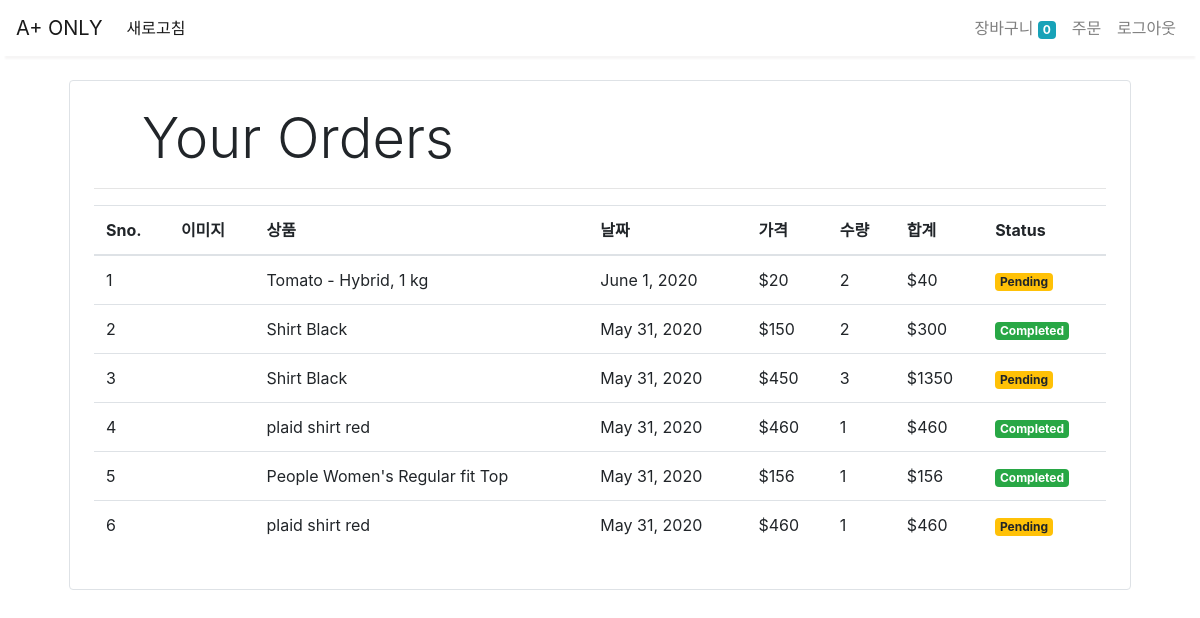
/orders (signed in), run on an earlier commit of the app's database.
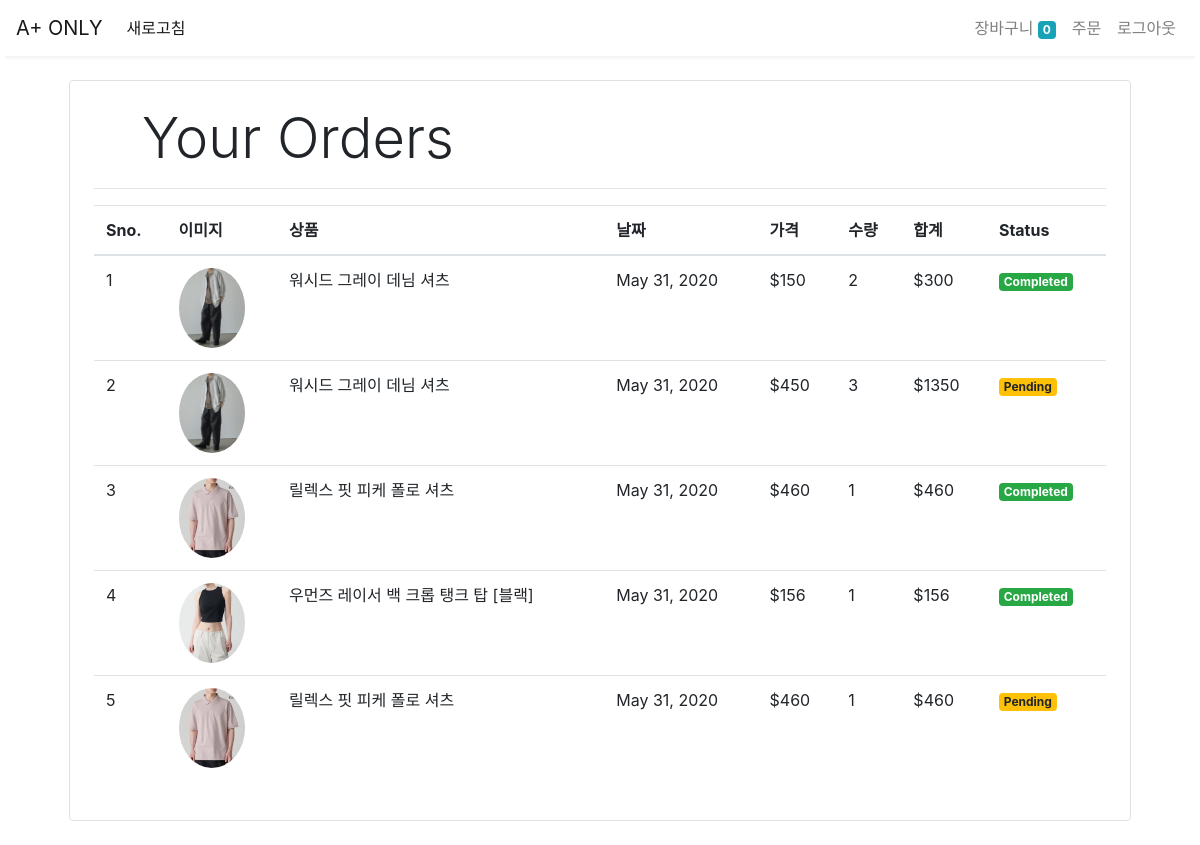
And on a later commit of the database.
### store/models/orders.py (models this page shows, shortened)
class Order(models.Model):
    product = models.ForeignKey(Product,
                                on_delete=models.CASCADE)
    customer = models.ForeignKey(Customer,
                                 on_delete=models.CASCADE)
    quantity = models.IntegerField(default=1)
    price = models.IntegerField()
    address = models.CharField(max_length=50, default='', blank=True)
    phone = models.CharField(max_length=50, default='', blank=True)
    date = models.DateField(default=datetime.datetime.today)
    status = models.BooleanField(default=False)
    @staticmethod
    def get_orders_by_customer(customer_id):
        return Order.objects.filter(customer=customer_id).order_by('-date')

### store/models/product.py (models this page shows, shortened)
class Product(models.Model):
    name = models.CharField(max_length=50)
    price = models.IntegerField(default=0)
    category = models.ForeignKey(Category, on_delete=models.CASCADE, default=1)
    description = models.CharField(max_length=200, default='' , null=True , blank=True)
    image = models.ImageField(upload_to='uploads/products/')

### store/middlewares/auth.py (the view)
    def middleware(request):
        print(request.session.get('customer'))
        returnUrl = request.META['PATH_INFO']
        print(request.META['PATH_INFO'])
        if not request.session.get('customer'):
           return redirect(f'login?return_url={returnUrl}')
        response = get_response(request)
        return response

### store/templatetags/custom_filter.py (called while the page is built)
@register.filter(name='currency')
def currency(number):
    return "$"+str(number)

@register.filter(name='multiply')
def multiply(number , number1):
    return number * number1

### store/views/orders.py (called while the page is built)
    def get(self , request ):
        customer = request.session.get('customer')
        orders = Order.get_orders_by_customer(customer)
        print(orders)
        return render(request , 'orders.html'  , {'orders' : orders})

### store/templates/orders.html (shortened to what this page needs)
{% extends 'base.html' %}
{% block content %}
{% load cart %}
{% load custom_filter %}
<div class="container">
   <div class="border rounded p-4 m-4">
        <p class="display-4 pl-4 ml-4">Your Orders</p>
        <hr>
        <table class="table">
            <thead>
                <tr>
                    <th>Sno.</th>
                    <th>이미지</th>
                    <th>상품</th>
                    <th>날짜</th>
                    <th>가격</th>
                    <th>수량</th>
                    <th>합계</th>
                    <th>Status</th>
                </tr>
            </thead>
            <tbody>
                {% for order in orders %}
                <tr>
                    <td>{{forloop.counter}}</td>
                    <td><img style="height: 80px;" class="rounded-circle" src="{{order.product.image.url}}" alt=""></td>
                    <td>{{order.product.name}}</td>
                    <td>{{order.date}}</td>
                    <td>{{order.price|currency}}</td>
                    <td>{{order.quantity}}</td>
                    <td>{{order.quantity|multiply:order.price|currency}}</td>
                    {% if order.status %}
                    <td><small class="badge badge-success">Completed</small></td>
                    {%else%}
                    <td><small class="badge badge-warning">Pending</small></td>
                    {% endif %}
                </tr>
                {% endfor %}
            </tbody>
        </table>
   </div>
</div>
{% endblock %}

### store/templates/base.html (shortened to what this page needs)
<!doctype html>
<head>
  <link rel="stylesheet" href="https://maxcdn.bootstrapcdn.com/bootstrap/4.0.0/css/bootstrap.min.css"
>
</head>
<body>
  <nav class="one-edge-shadow
  sticky-top navbar
  navbar-expand-lg
   navbar-light bg-white">
    <a class="navbar-brand" href="/">A+ ONLY</a>
    <div class="collapse navbar-collapse" id="navbarSupportedContent">
      <ul class="navbar-nav mr-auto">
        <li class="nav-item active">
          <a class="nav-link" href="/store">새로고침 <span class="sr-only">(current)</span></a>
        </li>
      </ul>
      <ul class=" navbar-nav my-2 my-lg-0">
        <li class="nav-item ">
          <a class="nav-link" href="/cart">장바구니
            <span class="badge badge-info">{{request.session.cart.keys|length}}</span>
            <span class="sr-only">(current)</span></a>
        </li>
        {% if request.session.customer %}
        <li class="nav-item ">
          <a class="nav-link" href="/orders">주문<span class="sr-only">(current)</span></a>
        </li>
        <li class="nav-item ">
          <a class="nav-link" href="/logout">로그아웃<span class="sr-only">(current)</span></a>
        </li>
        {% endif %}
      </ul>
    </div>
  </nav>
    {% block content %}{% endblock %}
</body>
</html>

### store/templates/base.html (style rules this page uses)
nav { background-color: white; }
.one-edge-shadow { box-shadow: 0 8px 2px -5px rgb(246, 245, 245); }

What changed in the data, as far as the page shows it:
removed Order: product.name "Tomato - Hybrid, 1 kg", date "June 1, 2020", price "$20", quantity "2", quantity|multiply "$40", status "Pending"
changed through a linked row, Order (number 1 of 5 on the later page): product.image: picture added; product.name "Shirt Black" → "워시드 그레이 데님 셔츠"
changed through a linked row, Order (number 2 of 5 on the later page): product.image: picture added; product.name "Shirt Black" → "워시드 그레이 데님 셔츠"
changed through a linked row, Order (number 3 of 5 on the later page): product.image: picture added; product.name "plaid shirt red" → "릴렉스 핏 피케 폴로 셔츠"
changed through a linked row, Order: product.image: picture added; product.name "People Women's Regular fit Top" → "우먼즈 레이서 백 크롭 탱크 탑 [블랙]"
changed through a linked row, Order (number 5 of 5 on the later page): product.image: picture added; product.name "plaid shirt red" → "릴렉스 핏 피케 폴로 셔츠"
